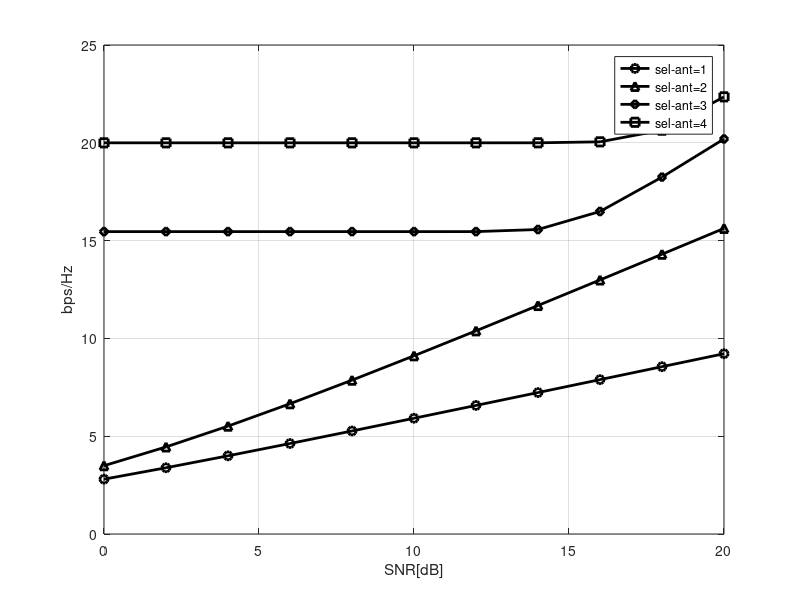

The MATLAB script that drew this image:
clear all; clf
NT=4; NR=4; MaxIter=1000;
I=eye(NR,NR); sq2=sqrt(2); gss=['-ko';'-k^';'-kd';'-ks'];
SNRdBs=[0:2:20];
for sel_ant=1:4
   for i_SNR=1:length(SNRdBs)
      SNRdB = SNRdBs(i_SNR);  SNR_sel_ant = 10^(SNRdB/10)/sel_ant;   
      rand('seed',1); randn('seed',1);  cum = 0;
      for i=1:MaxIter
         H = (randn(NR,NT)+j*randn(NR,NT))/sq2;
         if sel_ant>NT|sel_ant<1
           error('sel_ant must be between 1 and NT!');
          else   indices = nchoosek([1:NT],sel_ant); 
         end
         for n=1:size(indices,1)
            Hn = H(:,indices(n,:)); 
            log_SH(n)=log2(real(det(I+SNR_sel_ant*Hn*Hn'))); % Eq.(12.22)
         end
         cum = cum + max(log_SH);
      end
      sel_capacity(i_SNR) = cum/MaxIter;
   end
   plot(SNRdBs,sel_capacity,gss(sel_ant,:), 'LineWidth',2); hold on;
end
xlabel('SNR[dB]'), ylabel('bps/Hz'), grid on;
legend('sel-ant=1','sel-ant=2','sel-ant=3','sel-ant=4')